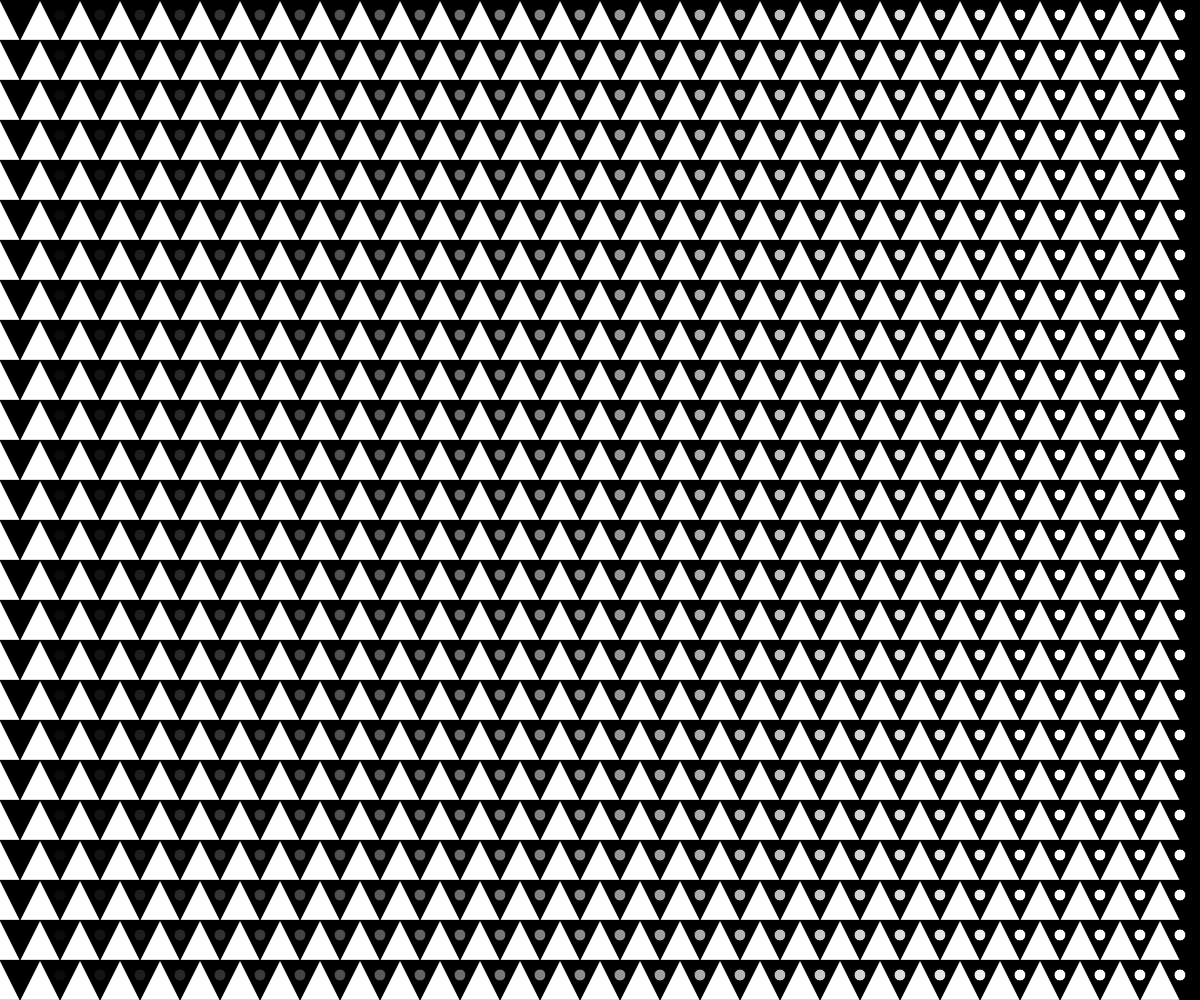
Frame 1 (no input)
Frame 60 (no input): identical to frame 1, image omitted
Frame 120 (the mouse pressed at the canvas centre since frame 60): identical to frame 1, image omitted

The p5.js sketch that drew this single still picture (run headless with seeded random() and noise() and a simulated clock; from frame 60 on, the mouse is pressed at the canvas centre):

// p5.js sketch
// ── sketch.js
//Priyanka Makin, 07/25/2017
//ATLS3000 - Code, BMP2
//For description, please see: www.priyankamakin.com/code/


function setup() {
	createCanvas(windowWidth, windowHeight);
}

function draw() {
	background(0);
	var color = 0;

	for(var i = 0; i < width; i += 40){
		for(var j = 0; j < height; j += 40){
			fill(255);
			triangle(i-20, j+40, i, j, i+20, j+40);
			fill(color);
			ellipse(i+20, j+15, 12, 12);
		}
		color += 10;
	}
}

function windowResized(){
	createCanvas(windowWidth, windowHeight);
}
